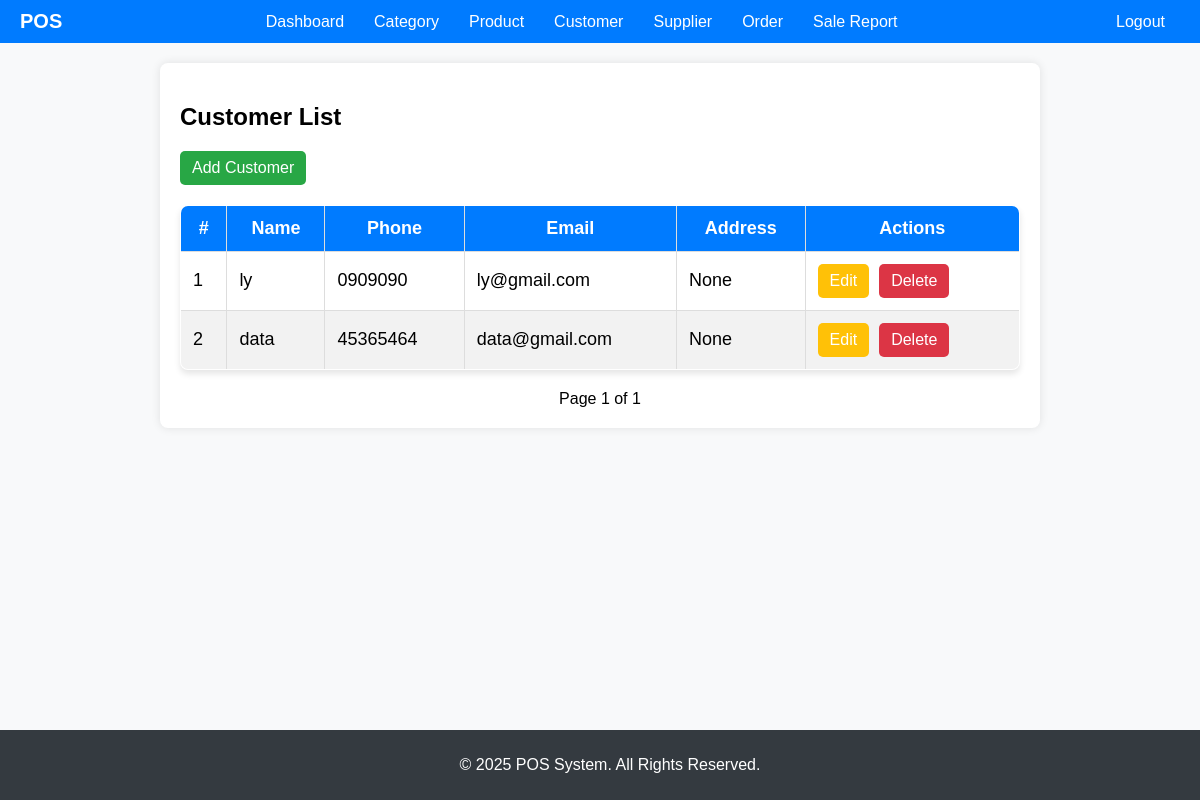
/customers/, run on an earlier commit of the app's database.
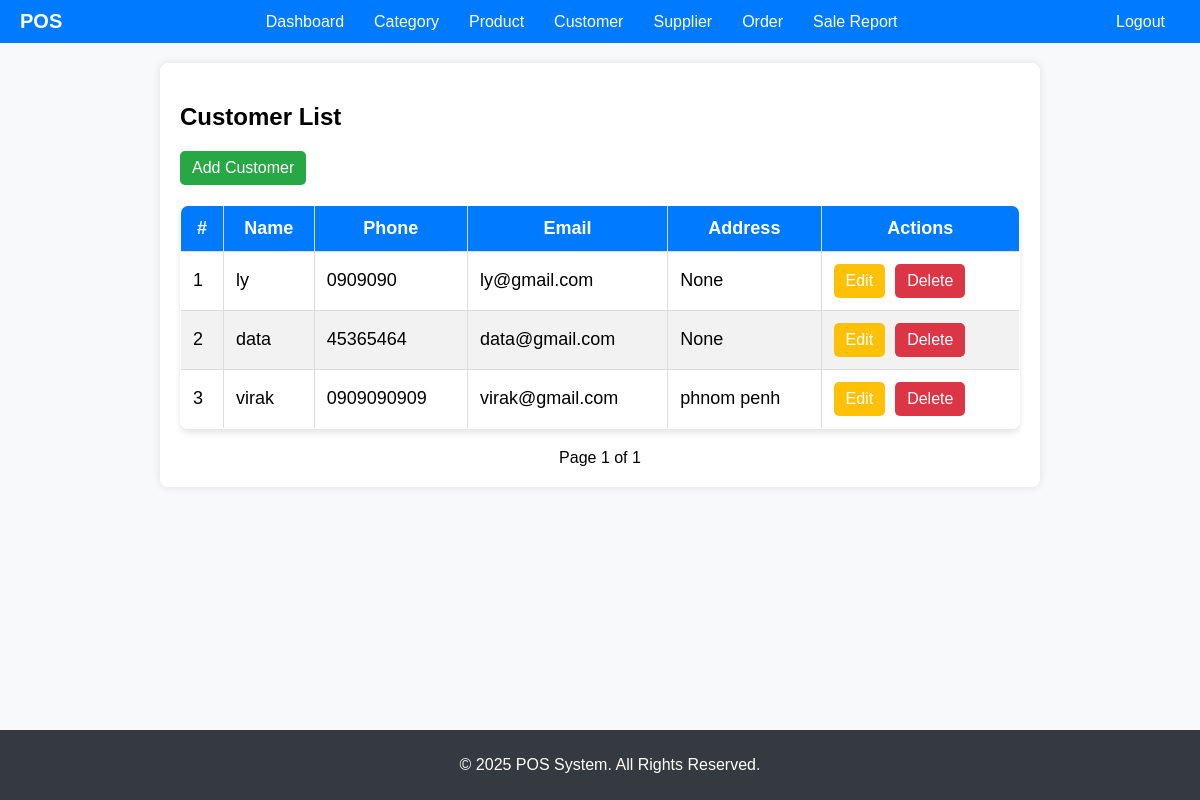
And on a later commit of the database.
### customers/models.py (models this page shows, shortened)
class Customer(models.Model):
    name = models.CharField(max_length=200)
    phone = models.CharField(max_length=15, unique=True)
    email = models.EmailField(unique=True, blank=True, null=True)
    address = models.TextField(blank=True, null=True)
    created_at = models.DateTimeField(auto_now_add=True)

### customers/views.py (the view)
# urls.py: path("customers/", customer_list, name="customer_list"),
def customer_list(request):
    customer_list = Customer.objects.all()
    paginator = Paginator(customer_list, 15)  # Display 15 customers per page
    page_number = request.GET.get('page')
    customers = paginator.get_page(page_number)
    return render(request, "customer_list.html", {"customers": customers})

### customers/templates/customer_list.html (shortened to what this page needs)
{% extends "base.html" %}
{% load static %}
{% load humanize %}
{% block content %}
    <h2>Customer List</h2>
    <a href="{% url 'customer_add' %}" class="btn btn-success">Add Customer</a>
    <table class="styled-table">
        <thead>
            <tr>
                <th>#</th>
                <th>Name</th>
                <th>Phone</th>
                <th>Email</th>
                <th>Address</th>
                <th>Actions</th>
            </tr>
        </thead>
        <tbody>
            {% for customer in customers %}
            <tr>
                <td>{{ forloop.counter }}</td>
                <td>{{ customer.name }}</td>
                <td>{{ customer.phone }}</td>
                <td>{{ customer.email }}</td>
                <td>{{ customer.address }}</td>
                <td>
                    <a href="{% url 'customer_edit' customer.id %}" class="btn btn-warning">Edit</a>
                    <a href="{% url 'customer_delete' customer.id %}" class="btn btn-danger">Delete</a>
                </td>
            </tr>
            {% empty %}
            <tr>
                <td colspan="6" style="text-align: center;">No customers found.</td>
            </tr>
            {% endfor %}
        </tbody>
    </table>
    <div class="pagination">
        <span>Page {{ customers.number }} of {{ customers.paginator.num_pages }}</span>
    </div>
{% endblock %}

What changed in the data, as far as the page shows it:
added Customer: name "virak", phone "0909090909", email "virak@gmail.com", address "phnom penh"
